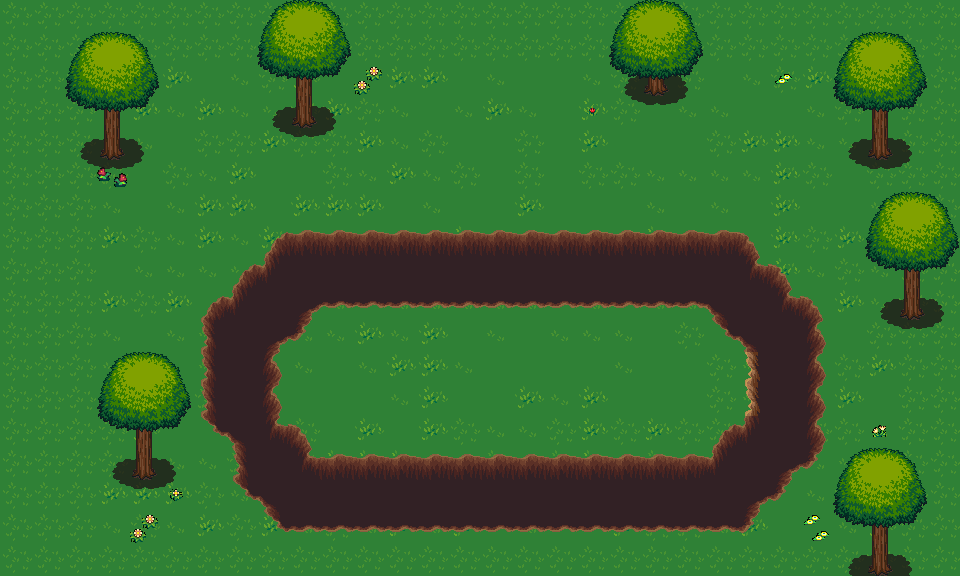

This game map was drawn from its Tiled (.tmx) file and the tilesets committed beside it. A one-line description and the trimmed map source follow:
An orthogonal 30x18 tile map with 32x32 px tiles, 6 tile layers (Ground, Pit of Doom, Decorations, Tree Trunk, ...).

<map height="18" orientation="orthogonal" tileheight="32" tilewidth="32" version="1.0" width="30"><properties><property name="blended tiles" value="1,2,3,4,5,6,7,8,9,10,11,12,13,14,15,16,17,18,19,20,23,24,25,26,27,28,29,30,32,34,36,37,38,39,40,41,42,43,44,45,46,47,48,50,51,53,54,55,58,59,61,62,64,65,67,68,69,70,71,72,73,74,75,76,77,78,79,80,81,82,83,85,86,88,91,92,93,94,95,96,97,98,99,100,102,103,104,105,106,108,109,111,112,114,115,117,118,120,121,123,126,127,128,129,130,131,132,133,134,135,137,141,142,143,144,145,146,147,148,149,150,151,152,153,154,155,156,157,158,159,160,161,162,163,164,166,167,168,169,188,189,190,195,196,197,198,199,200,201,202,204,211,212,213,214,215,216,217,218,219,220,221,222,225,230,231,232,233,234,235,236,237,238,239,241,246,247,248,249,250,251,252,253,254,255,256,257,260,265,266,267,268,269,270,271,272,273,274,275,276,277,278,279,280,281,282,283,284,285,286,287,288,289,290,291,292,293,294,295,296,297,298,299,300,301,302,303,304,305,306,307,308,309,310,311,312,313,314,315,316,318,319,321,322,324,325,327,328,329,331,332,333,334,335,336,337,338,339,340,341,342,343,344,345,346,347,348,349,350,351,352,353,354,355,356,357,358,359,360,361,362,363,364,365,366,367,368,369,370,371,372,373,374,375,376,377,378,379,380,381,382,383,384,385,398,399,400,401,402,403,404,405,406,407,408,409,410,411,412,413,414,416,417,418,419,420,433,434,435,436,437,438,439,440,441,442,443,444,445,446,447,448,449,451,452,453,454,455,468,469,470,471,472,473,474,475,476,477,478,479,480,481,482,483,484,486,487,488,489,490,503,505,506,507,508,509,510,511,512,513,514,515,516,517,518,519,520,521,522,523,524,525,538,539,540,541,542,543,544,545,546,547,548,549,550,551,552,553,554,555,556,557,558,559,560,576,577,578,579,580,581,582,583,584,585,586,587,588,589,590,591,592,593,594,595,596,597,598,599,600,601,602,603,604,608,609,610,611,612,613,614,615,616,617,618,619,620,621,622,623,624,625,626,627,628,629,630,631,632,633,634,635,636,637,638,639,643,644,645,646,647,648,649,650,651,652,653,654,655,656,657,658,659,660,661,662,663,664,665,666,667,668,669,670,671,672,673,674,678,679,680,681,682,683,684,685,686,687,688,689,690,691,692,693,694,695,696,697,698,699,700,701,703,704,706,707,709,713,715,716,717,718,719,720,721,722,723,724,725,726,727,728,729,730,731,732,733,734,735,736,737,738,739,740,741,742,743,744,748,749,750,751,752,753,754,755,756,757,758,759,760,761,762,763,764,765,766,767,768,769,770,786,787,788,789,790,791,792,793,794,795,796,797,799,800,801,802,803,804,805,815,816,817,821,822,823,824,825,826,827,828,829,830,831,832,834,835,837,838,839,840,850,851,852,856,857,858,859,860,861,862,863,864,865,866,867,868,869,870,871,872,873,874,875,885,886,887,891,892,893,894,895,896,902,903,904,905,906,907,908,909,910,920,922,926,927,928,929,930,937,938,939,940,942,943,944,945,955,956,957,961,962,963,964,965,966,967,968,973,974,975,976,977,978,979,980,996,997,998,999,1000,1004,1005,1006,1007,1008,1009,1010,1011,1012,1013,1014,1015,1019,1020,1021,1025,1026,1027,1028,1030,1031,1032,1033,1034,1035,1037,1038,1039,1040,1041,1042,1043,1044,1045,1046,1047,1048,1049,1050,1054,1055,1056,1060,1061,1062,1063,1065,1066,1067,1068,1069,1070,1071,1072,1073,1074,1075,1076,1077,1078,1079,1080,1081,1082,1083,1084,1085,1089,1090,1091,1095,1096,1097,1098,1100,1101,1102,1103,1104,1105,1106,1107,1108,1109,1110,1111,1112,1113,1114,1115,1116,1117,1118,1119,1120,1124,1126,1130,1131,1132,1133,1135,1136,1137,1138,1139,1140,1141,1142,1143,1144,1145,1146,1147,1148,1149,1150,1151,1152,1153,1154,1155,1159,1160,1161,1165,1166,1167,1168,1169,1170,1171,1172,1173,1174,1175,1176,1177,1178,1179,1180,1181,1182,1183,1184,1185,1186,1187,1188,1189,1190,1200,1201,1202,1203,1204,1205,1206,1207,1208,1209,1210,1211,1212,1213,1214,1215,1216,1217,1218,1219,1220,1221,1222,1223,1224,1225,1226,1229,1230,1231,1232,1234,1235,1236,1237,1238,1239,1240,1241,1242,1243,1244,1245,1246,1247,1248,1249,1250,1251,1252,1253,1254,1255,1256,1257,1258,1259,1260,1261,1262,1263,1264,1265,1266,1267,1268,1269,1270,1271,1272,1273,1274,1275,1276,1277,1278,1279,1280,1281,1282,1283,1284,1285,1286,1287,1288,1289,1290,1291,1292,1293,1294,1295,1296,1297,1298,1299,1300,1301,1302,1303,1304,1305,1307,1308,1309,1310,1311,1312,1313,1314,1315,1316,1317,1318,1319,1320,1321,1322,1323,1324,1325,1326,1327,1328,1329,1330,1331,1333,1334,1336,1337,1339,1340,1342,1343,1344,1345,1346,1347,1348,1349,1350,1351,1352,1353,1354,1355,1356,1357,1358,1359,1360,1361,1362,1363,1364,1365,1366,1367,1368,1369,1370,1371,1372,1373,1374,1375,1376,1377,1378,1379,1380,1381,1382,1383,1384,1385,1386,1387,1388,1389,1390,1391,1392,1393,1394,1395,1396,1397,1398,1399,1400,1401,1402,1403,1404,1405,1406,1407,1408,1409,1410,1411,1412,1413,1414,1415,1416,1417,1418,1419,1420,1421,1422,1423,1424,1425,1426,1427,1428,1429,1430,1431,1432,1433,1434,1435,1436,1437,1438,1439,1440,1441,1442,1443,1444,1445,1446,1447,1448,1449,1450,1451,1452,1453,1454,1455,1456,1457,1458,1459,1460,1461,1462,1463,1464,1465,1466,1467,1468,1469,1470,1471,1472,1473,1474,1475,1476,1477,1478,1479,1480,1481,1482,1483,1484,1485,1486,1487,1488,1489,1490,1491,1492,1493,1495,1497,1498,1499,1500,1501,1502,1503,1504,1505,1506,1507,1508,1509,1510,1511,1512,1513,1514,1515,1516,1517,1518,1519,1520,1521,1522,1523,1524,1525,1526,1527,1530,1532,1533,1535,1536,1537,1538,1539,1540,1541,1542,1543,1544,1545,1546,1547,1548,1549,1550,1551,1552,1553,1554,1555,1556,1557,1558,1559,1560,1561,1562,1563,1564,1565,1566,1567,1568,1570,1571,1572,1575,1576,1577,1578,1579,1580,1581,1582,1583,1584,1585,1586,1587,1588,1589,1590,1591,1592,1593,1594,1595,1596,1597,1599,1600,1601,1602,1603,1605,1606,1610,1611,1612,1613,1614,1615,1616,1617,1618,1619,1620,1621,1622,1623,1627,1628,1629,1630,1631,1632,1633,1634,1635,1636,1637,1638,1640,1641,1642,1643,1644,1645,1646,1647,1648,1649,1650,1651,1652,1653,1654,1655,1656,1657,1658,1659,1660,1661,1662,1663,1664,1665,1666,1667,1669,1670,1671,1672,1673,1674,1675,1676,1677,1678,1679,1680,1681,1682,1683,1684,1685,1686,1687,1688,1689,1690,1691,1692,1693,1694,1695,1696,1697,1698,1699,1700,1701,1702,1705,1706,1707,1708,1709,1710,1711,1712,1713,1714,1715" /></properties>
 <tileset firstgid="1" name="Exteriors" tileheight="32" tilewidth="32">
  <image height="1568" source="tiles_/exteriors.png" width="1120" />
 </tileset>
 <layer height="18" name="Ground" width="30">
  <data>[540 cells, 540 non-empty, 4 distinct tile ids]</data>
 </layer>
 <layer height="18" name="Pit of Doom" width="30">
  <data>[540 cells, 139 non-empty, 15 distinct tile ids]</data>
 </layer>
 <layer height="18" name="Decorations" width="30">
  <data>[540 cells, 16 non-empty, 10 distinct tile ids]</data>
 </layer>
 <layer height="18" name="Tree Trunk" width="30">
  <data>[540 cells, 51 non-empty, 9 distinct tile ids]</data>
 </layer>
 <layer height="18" name="Tree Top" width="30">
  <data>[540 cells, 67 non-empty, 13 distinct tile ids]</data>
 </layer>
 <layer height="18" name="Decorations" width="30">
  <data>[540 cells, 19 non-empty, 4 distinct tile ids]</data>
 </layer>
</map>